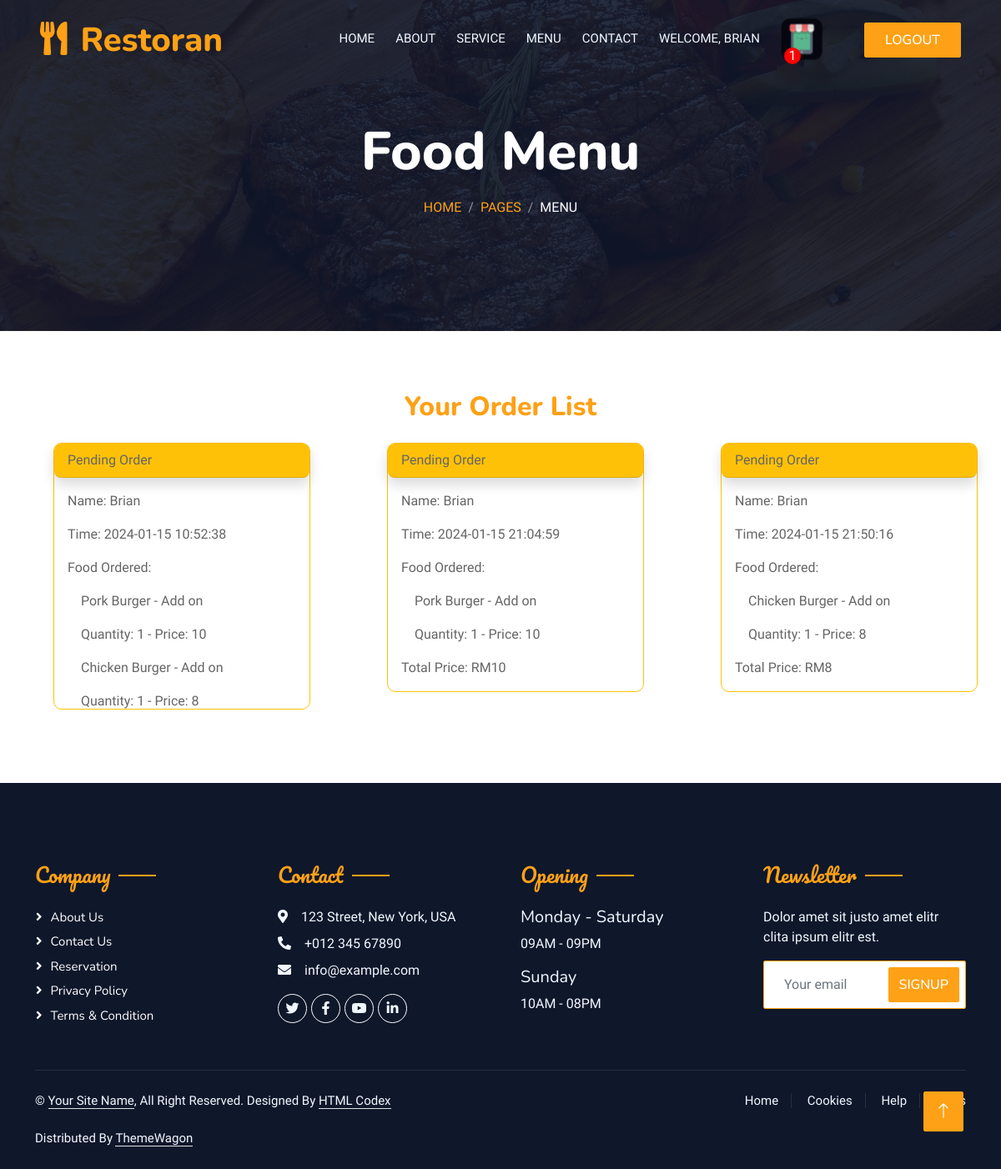
Screenshot of /user_order.php?userID=15 with the database file from the repository.
### tables this page shows
CREATE TABLE `users` (
  `id` int(11) NOT NULL,
  `name` varchar(255) DEFAULT NULL,
  `contact_number` varchar(20) DEFAULT NULL,
  `email` varchar(255) DEFAULT NULL,
  `password` varchar(255) DEFAULT NULL,
  `address` varchar(500) NOT NULL,
  `city` varchar(500) NOT NULL,
  `state` varchar(300) NOT NULL,
  `postcode` int(11) NOT NULL,
  `updated_time` timestamp NOT NULL DEFAULT current_timestamp() ON UPDATE current_timestamp(),
  `code` varchar(10) NOT NULL
);

CREATE TABLE `menu` (
  `food_id` int(11) NOT NULL,
  `food_img` varchar(255) NOT NULL,
  `food_name` varchar(100) NOT NULL,
  `food_price` double NOT NULL,
  `food_type` varchar(50) NOT NULL,
  `food_description` varchar(200) NOT NULL,
  `food_delete` int(10) NOT NULL DEFAULT 0
);

### user_order.php (the view, shortened to what this page needs)
<?php include ("connection_sql.php") ?>
<!DOCTYPE html>
<html lang="en">
<head>
    <link href="https://cdnjs.cloudflare.com/ajax/libs/font-awesome/5.10.0/css/all.min.css" rel="stylesheet">
    <link href="https://cdn.jsdelivr.net/npm/bootstrap-icons@1.4.1/font/bootstrap-icons.css" rel="stylesheet">
    <link rel="stylesheet" href="https://cdn.jsdelivr.net/npm/bootstrap@5.0.0/dist/css/bootstrap.min.css">
    <link href="lib/animate/animate.min.css" rel="stylesheet">
    <link href="lib/owlcarousel/assets/owl.carousel.min.css" rel="stylesheet">
    <link href="lib/tempusdominus/css/tempusdominus-bootstrap-4.min.css" rel="stylesheet" />
    <link href="css/bootstrap.min.css" rel="stylesheet">
    <link href="css/style.css" rel="stylesheet">
    <link href="css/test.css" rel="stylesheet">
    <link href="css/popup.css" rel="stylesheet">
</head>
<body>
<?php
    $uid = isset($_GET['userID']) ? $_GET['userID'] : null;
    $sql = "SELECT COUNT(*) AS totalRows FROM cart WHERE cart.user_id = '$uid' AND  cart.cart_food_delete = '1'";
    $result = mysqli_query($connect, $sql);
    if ($result)
    {
        $row = mysqli_fetch_assoc($result);
        $totalRows = $row['totalRows'];
    }
    $user = "SELECT * FROM users WHERE id = '$uid'";
    $user_result = mysqli_query($connect, $user);
    $row_user = mysqli_fetch_assoc($user_result);
?>
    <div class="container-xxl bg-white p-0">
        <div class="container-xxl position-relative p-0">
                <nav class="navbar navbar-expand-lg navbar-dark bg-dark px-4 px-lg-5 py-3 py-lg-0">
                    <a href="" class="navbar-brand p-0">
                        <h1 class="text-primary m-0"><i class="fa fa-utensils me-3"></i>Restoran</h1>
                    </a>
                    <div class="collapse navbar-collapse" id="navbarCollapse">
                        <div class="navbar-nav ms-auto py-0 pe-4">
                            <a href="log_index.php?userID=<?php echo $uid; ?>" class="nav-item nav-link">Home</a>
                            <a href="log_about.php?userID=<?php echo $uid; ?>" class="nav-item nav-link">About</a>
                            <a href="log_service.php?userID=<?php echo $uid; ?>" class="nav-item nav-link">Service</a>
                            <a href="log_menu.php?userID=<?php echo $uid; ?>" class="nav-item nav-link ">Menu</a>
                            <a href="log_contact.php?userID=<?php echo $uid; ?>" class="nav-item nav-link ">Contact</a>
                            <a href="login/p_profile.php?userID=<?php echo $uid?>" class="nav-item nav-link ">WELCOME, <?php echo $row_user["name"]; ?></a>
                            <img class="carticon btn py-2 px-4" src="img/cart-icon h.png" alt=""><span
                                style="position: fixed; display: flex; width: 20px;  height: 20px; background-color: red; justify-content: center; align-items: center; color: white;border-radius: 50%; position: absolute; top: 60%; right: 240px; "><?php echo $totalRows ?></span>
                        </div>
                        <a href="index.html" class="btn btn-primary py-2 px-4"style="--bs-btn-padding-y: .25rem; --bs-btn-padding-x: .5rem; --bs-btn-font-size: .75rem;" id="checkoutBtn">LogOut</a>                    </div>
                </nav>
                <div class="container-xxl py-5 bg-dark hero-header mb-5">
                    <div class="container text-center my-5 pt-5 pb-4">
                        <h1 class="display-3 text-white mb-3 animated slideInDown">Food Menu</h1>
                        <nav aria-label="breadcrumb">
                            <ol class="breadcrumb justify-content-center text-uppercase">
                                <li class="breadcrumb-item"><a href="#">Home</a></li>
                                <li class="breadcrumb-item"><a href="#">Pages</a></li>
                                <li class="breadcrumb-item text-white active" aria-current="page">Menu</li>
                            </ol>
                        </nav>
                    </div>
                </div>
            </div>
        <div class="container-fluid ">
            <br>
            <h2 class="text-primary" style="text-align: center;">Your Order List</h2>
            <div class="row justify-content-start">
                <?php
                $order = "SELECT * FROM `order` WHERE user_id = ?";
                $order_stmt = $connect->prepare($order);
                $order_stmt->bind_param("s", $uid);
                $order_stmt->execute();
                $order_result = $order_stmt->get_result();
                if ($order_result->num_rows > 0) {
                    $grouped_orders = [];
                    while ($row_order = mysqli_fetch_assoc($order_result)) {
                        $fid = $row_order["food_id"];
                        $menu = "SELECT * FROM menu WHERE food_id = ?";
                        $menu_stmt = $connect->prepare($menu);
                        $menu_stmt->bind_param("i", $fid);
                        $menu_stmt->execute();
                        $menu_result = $menu_stmt->get_result();
                        if ($menu_result->num_rows > 0) {
                            $row_menu = mysqli_fetch_assoc($menu_result);
                            $order_group_key = $row_order["or_time"];
                            if (!isset($grouped_orders[$order_group_key])) {
                                $grouped_orders[$order_group_key] = [
                                    'name' => $row_user["name"],
                                    'time' => $row_order["or_time"],
                                    'foods' => []
                                ];
                            }
                            $grouped_orders[$order_group_key]['foods'][] = [
                                'food_name' => $row_menu["food_name"],
                                'food_price' => $row_menu["food_price"],
                                'food_num' => $row_order["num_food"],
                            ];
                        } else {
                            echo "No menu items found for food_id: $fid";
                        }
                    }
                    if (!empty($grouped_orders)) {
                        foreach ($grouped_orders as $group) {
                            $total = 0;
                ?>
                            <div class="col-md-4" style="padding-left: 3rem;">
                                <div class="card mb-3 m-3 border-warning" style="max-width: 20rem; max-height: 20rem; border-radius: 10px;">
                                    <div class="card-header shadow bg-warning" style="border-radius: 8px;">Pending Order</div>
                                    <div class="card-body" style="overflow-y: auto;">
                                        <p class="card-text">Name: <?php echo $group['name']; ?></p>
                                        <p class="card-text">Time: <?php echo $group['time']; ?></p>
                                        <div class="card-text">Food Ordered:
                                            <div class="card-body ">
                                                <?php
                                                foreach ($group['foods'] as $food) {
                                                ?>
                                                    <p class="card-text"><?php echo $food["food_name"]; ?> - Add on</p>
                                                    <p class="card-text"> Quantity: <?php echo $food["food_num"]; ?> -  Price: <?php echo $food["food_price"]; ?></p>
                                                <?php
                                                    $total += $food["food_price"];
                                                }
                                                ?>
                                            </div>
                                        </div>
                                        <p class="card-text">Total Price: RM<?php echo $total ?></p>
                                    </div>
                                </div>
                            </div>
                <?php
                        }
                    }
                } else {
                    echo '<div class=" text-center p-3"><p>You have no orders.</p></div><br><br>';
                }
                ?>
            </div>
            <br>
        </div>
        <div class="container-fluid bg-dark text-light footer pt-5 mt-5 wow fadeIn" data-wow-delay="0.1s">
            <div class="container py-5">
                <div class="row g-5">
                    <div class="col-lg-3 col-md-6">
                        <h4 class="section-title ff-secondary text-start text-primary fw-normal mb-4">Company</h4>
                        <a class="btn btn-link" href="">About Us</a>
                        <a class="btn btn-link" href="">Contact Us</a>
                        <a class="btn btn-link" href="">Reservation</a>
                        <a class="btn btn-link" href="">Privacy Policy</a>
                        <a class="btn btn-link" href="">Terms & Condition</a>
                    </div>
                    <div class="col-lg-3 col-md-6">
                        <h4 class="section-title ff-secondary text-start text-primary fw-normal mb-4">Contact</h4>
                        <p class="mb-2"><i class="fa fa-map-marker-alt me-3"></i>123 Street, New York, USA</p>
                        <p class="mb-2"><i class="fa fa-phone-alt me-3"></i>+012 345 67890</p>
                        <p class="mb-2"><i class="fa fa-envelope me-3"></i>info@example.com</p>
                        <div class="d-flex pt-2">
                            <a class="btn btn-outline-light btn-social" href=""><i class="fab fa-twitter"></i></a>
                            <a class="btn btn-outline-light btn-social" href=""><i class="fab fa-facebook-f"></i></a>
                            <a class="btn btn-outline-light btn-social" href=""><i class="fab fa-youtube"></i></a>
                            <a class="btn btn-outline-light btn-social" href=""><i class="fab fa-linkedin-in"></i></a>
                        </div>
                    </div>
                    <div class="col-lg-3 col-md-6">
                        <h4 class="section-title ff-secondary text-start text-primary fw-normal mb-4">Opening</h4>
                        <h5 class="text-light fw-normal">Monday - Saturday</h5>
                        <p>09AM - 09PM</p>
                        <h5 class="text-light fw-normal">Sunday</h5>
                        <p>10AM - 08PM</p>
                    </div>
                    <div class="col-lg-3 col-md-6">
                        <h4 class="section-title ff-secondary text-start text-primary fw-normal mb-4">Newsletter</h4>
                        <p>Dolor amet sit justo amet elitr clita ipsum elitr est.</p>
                        <div class="position-relative mx-auto" style="max-width: 400px;">
                            <input class="form-control border-primary w-100 py-3 ps-4 pe-5" type="text" placeholder="Your email">
                            <button type="button" class="btn btn-primary py-2 position-absolute top-0 end-0 mt-2 me-2">SignUp</button>
                        </div>
                    </div>
                </div>
            </div>
            <div class="container">
                <div class="copyright">
                    <div class="row">
                        <div class="col-md-6 text-center text-md-start mb-3 mb-md-0">
                            &copy; <a class="border-bottom" href="#">Your Site Name</a>, All Right Reserved.
							Designed By <a class="border-bottom" href="https://htmlcodex.com">HTML Codex</a><br><br>
                            Distributed By <a class="border-bottom" href="https://themewagon.com" target="_blank">ThemeWagon</a>
                        </div>
                        <div class="col-md-6 text-center text-md-end">
                            <div class="footer-menu">
                                <a href="">Home</a>
                                <a href="">Cookies</a>
                                <a href="">Help</a>
                                <a href="">FQAs</a>
                            </div>
                        </div>
                    </div>
                </div>
            </div>
        </div>
        <a href="#" class="btn btn-lg btn-primary btn-lg-square back-to-top"><i class="bi bi-arrow-up"></i></a>
    </div>
</body>
</html>

### css/style.css (style rules this page uses)
:root { --primary: #FEA116; --light: #F1F8FF; --dark: #0F172B; }
.ff-secondary { font-family: 'Pacifico', cursive; }
.back-to-top { position: fixed; display: none; right: 45px; bottom: 45px; z-index: 99; }
.btn { font-family: 'Nunito', sans-serif; font-weight: 500; text-transform: uppercase; transition: .5s; }
.btn.btn-primary, .btn.btn-secondary { color: #FFFFFF; }
.btn-lg-square { width: 48px; height: 48px; }
.btn-square, .btn-sm-square, .btn-lg-square { padding: 0; display: flex; align-items: center; justify-content: center; font-weight: normal; border-radius: 2px; }
.navbar-dark .navbar-nav .nav-link { position: relative; margin-left: 25px; padding: 35px 0; font-size: 15px; color: var(--light) !important; text-transform: uppercase; font-weight: 500; outline: none; transition: .5s; }
@media (min-width: 992px) { .navbar-dark { position: absolute; width: 100%; top: 0; left: 0; z-index: 999; background: transparent !important; } }
.hero-header { background: linear-gradient(rgba(15, 23, 43, .9), rgba(15, 23, 43, .9)), url(../img/bg-hero.jpg); background-position: center center; background-repeat: no-repeat; background-size: cover; }
.breadcrumb-item + .breadcrumb-item::before { color: rgba(255, 255, 255, .5); }
.section-title { position: relative; display: inline-block; }
.section-title::before { position: absolute; content: ""; width: 45px; height: 2px; top: 50%; left: -55px; margin-top: -1px; background: var(--primary); }
.section-title::after { position: absolute; content: ""; width: 45px; height: 2px; top: 50%; right: -55px; margin-top: -1px; background: var(--primary); }
.section-title.text-start::before, .section-title.text-end::after { display: none; }
.footer .btn.btn-social { margin-right: 5px; width: 35px; height: 35px; display: flex; align-items: center; justify-content: center; color: var(--light); border: 1px solid #FFFFFF; border-radius: 35px; transition: .3s; }
.footer .btn.btn-link { display: block; margin-bottom: 5px; padding: 0; text-align: left; color: #FFFFFF; font-size: 15px; font-weight: normal; text-transform: capitalize; transition: .3s; }
.footer .btn.btn-link::before { position: relative; content: "\f105"; font-family: "Font Awesome 5 Free"; font-weight: 900; margin-right: 10px; }
.footer .copyright { padding: 25px 0; font-size: 15px; border-top: 1px solid rgba(256, 256, 256, .1); }
.footer .copyright a { color: var(--light); }
.footer .footer-menu a { margin-right: 15px; padding-right: 15px; border-right: 1px solid rgba(255, 255, 255, .1); }
.footer .footer-menu a:last-child { margin-right: 0; padding-right: 0; border-right: none; }

### rows the page displays
users: name "BRIAN"
menu: food_name "Pork Burger", food_id "1", food_price "10"
menu: food_name "Chicken Burger", food_num "1", food_price "8"

### other values shown
$totalRows "1"
$group['name'] "Brian"
$group['time'] "2024-01-15 10:52:38"
$group['time'] "2024-01-15 21:04:59"
$total "10"
$group['time'] "2024-01-15 21:50:16"
$total "8"
